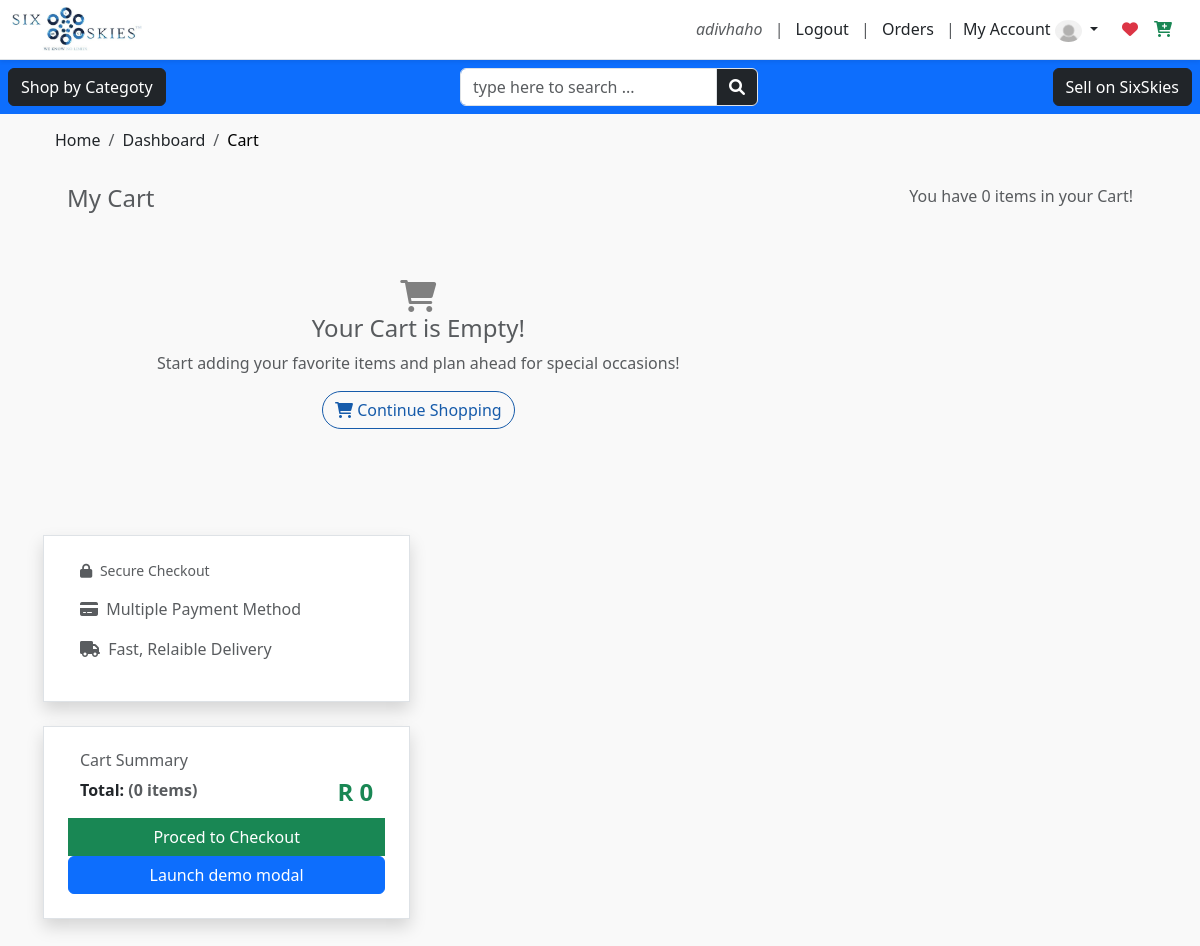
Page /dashboard/cart (signed in) on the earlier database version.
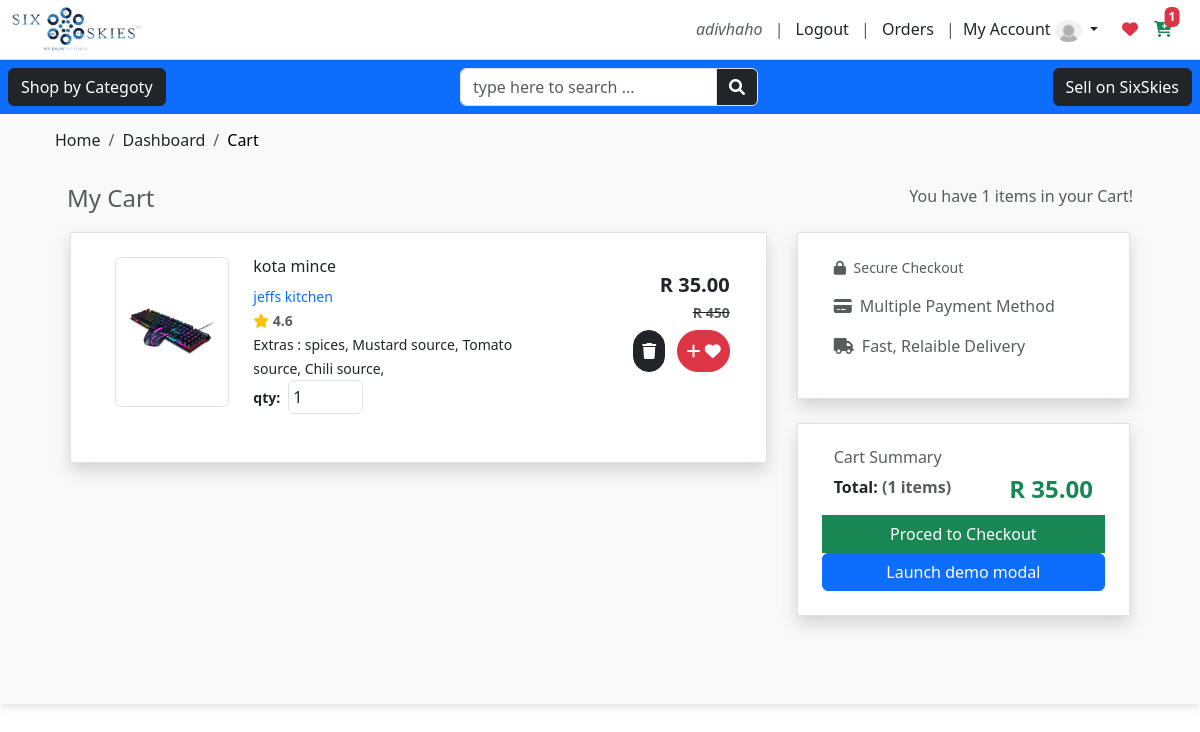
Same page on the later database version.
### user/wrap_models/cart_models.py (models this page shows, shortened)
class Cart(models.Model):
    user = models.ForeignKey(User, on_delete=models.CASCADE)
    product = models.ForeignKey(Product, on_delete=models.CASCADE)
    quantity = models.PositiveIntegerField(default=1)
    added_at = models.DateTimeField(auto_now_add=True)

class CartAddons(models.Model):
    cart = models.ForeignKey(Cart, on_delete=models.CASCADE, related_name="CartAddon")
    addon = models.ForeignKey(Addon, on_delete=models.CASCADE)
    quantity = models.PositiveIntegerField(default=1)

### seller/wrap_models/product_model.py (models this page shows, shortened)
class Product(models.Model):
    CATEGORIES = [
        ('dropship', 'Dropship'),
        ('food', 'Food & Beverages'),
        ('clothing', 'Clothing'),
        ('technology', 'Technology'),
        ('other', 'Other'),
    ]
    STATUS_CHOICES = [
        ('active', 'Active'),
        ('inactive', 'Inactive'),
        ('pending', 'Pending'),
        ('banned', 'banned'),
        ('reected', 'rejected'),
    ]
    business = models.ForeignKey(BusinessInformation, on_delete=models.CASCADE, related_name="products")
    name = models.CharField(max_length=200)
    category = models.CharField(max_length=50, choices=CATEGORIES, default='other')
    price = models.DecimalField(max_digits=10, decimal_places=2)
    quantity = models.PositiveIntegerField()
    description = models.TextField()
    small_description = models.TextField(null=True)
    status = models.CharField(max_length=50, choices=STATUS_CHOICES, default="pending")
    is_flagged = models.BooleanField(default=False)
    sales = models.PositiveIntegerField(default=0)
    timestamp = models.DateTimeField(auto_now_add=True, null=True)

class Addon(models.Model):
    business = models.ForeignKey(BusinessInformation, on_delete=models.CASCADE, related_name="addons")
    name = models.CharField(max_length=225, null=True)
    timestamp = models.DateTimeField(auto_now_add=True, null=True)

### seller/wrap_models/business_model.py (models this page shows, shortened)
class BusinessInformation(models.Model):
    BUSINESS_CATEGORIES = [
        ('dropship', 'Dropship'),
        ('food', 'Food & beverages'),
        ('clothing', 'Clothing'),
        ('technology', 'Technology'),
        ('other', 'Other'),
    ]
    name = models.CharField(max_length=200)
    business_type = models.CharField(max_length=200)
    description = models.TextField()
    registration_number = models.CharField(max_length=200, unique=False)
    category = models.CharField(max_length=50, choices=BUSINESS_CATEGORIES, default='other')
    phone = models.CharField(max_length=20, blank=True, null=False)
    telephone = models.CharField(max_length=20, blank=True, null=True)
    email = models.CharField(max_length=200,unique=False)
    owner = models.ForeignKey(User, on_delete=models.CASCADE, related_name="businesses")
    open_time = models.CharField(max_length=50)
    close_time = models.CharField(max_length=50)
    date_created = models.DateTimeField(auto_now_add=True)
    status = models.CharField(max_length=50, default="pending")
    class Meta:
        verbose_name_plural = "Businesses"

### user/views.py (the view)
# urls.py: path('dashboard/cart', views.cart, name='cart'),
@login_required_custom
def cart(request):
    items = get_cart_items(request.user)
    cart_items = Cart.objects.filter(user=request.user).all()
    price_total = get_cart_total(cart_items)
    return render(request, 'home/cart.html',{'cart_total':price_total,'cart_items':cart_items,'cart_items_count':items})

### user/utils.py (called while the page is built)
def login_required_custom(view_func):
    @wraps(view_func)
    def _wrapped_view(request, *args, **kwargs):
        if request.user.is_authenticated:
            return view_func(request, *args, **kwargs)
        return redirect('signin')  # Redirect to login page if not authenticated
    return _wrapped_view

### user/views.py (called while the page is built)
def get_cart_items(user):
    return Cart.objects.filter(user=user).all().count()

def get_cart_total(cart_items):
    total = 0
    for item in cart_items:
        total += item.product.price
    return total

### user/templates/home/cart.html (shortened to what the changed rows need)
{% extends 'products/shop_base2.html' %}
{% load static %}
{% block content %}
<div class="container m-0 p-0">
    <div class="row pad">
            <div class="col-12 text-center py-2 px-4 d-flex justify-content-between pad">
                <h4 class="text-muted">My Cart</h4>
                <p class="text-muted">You have {{cart_items_count}} items in your Cart!</p>
            </div>
<div class="row d-flex justify-content-between flex-wrap mb-5 mx-0">
    <div class=" col-12 col-lg-8 " style="margin-bottom: 10px;">
      {% if cart_items %}
        {% for cart_item in cart_items %}
            <div class="pad">
               <div class="row p-4 border  shadow d-flex justify-content-between mb-3" style="background-color:white;">
                    <div class="col-12 col-md-9 d-flex justify-content-start mb-2">
                           <div class="border rounded mx-2 " style="width: 150px; height: 150px; overflow: hidden;">
                            <a href="{% url 'view_product' cart_item.product.id %}">
                                <img src="{% static 'images/order2.png' %}" alt="product image" style="width: 100%; height: 100%; object-fit: contain;">
                            </a>
                            </div>
                            <div class="p-3 pt-0">
                                <h6 >{{cart_item.product.name}} </h6>
                                <span class="text-primary small">{{cart_item.product.business.name}} </span><br>
                                <i class="fa fa-star text-warning small"></i><span class="text-muted small fw-bold small" > 4.6</span><br>
                                <span class="text-dark small">Extras : {% for item in cart_item.CartAddon.all %}{{item.addon.name}}, {% endfor %}</span>
                                <span class="text-dark fw-bold d-flex align-items-center small" >qty: <input type="number" min="1"value="{{cart_item.quantity}}" name="qty" id="qty" class="form-control w-25 p-1 mx-2"></span>
                            </div>
                    </div>
                    <div class="col-12 col-md-3 mt-3  price">
                        <div>
                            <div class="d-flex justify-content-end">
                                <h5 class="fw-bold ">R {{cart_item.product.price}}</h5>
                            </div>
                             <div class="d-flex justify-content-end">
                                <del><h6 class="text-muted small fw-bold">R 450</h6></del>
                            </div>
                        </div>
                        <div class="d-flex justify-content-end">
                            <div>
                                    <button class="btn btn-dark rounded-5 p-2 mx-2 " onclick="deleteCart({{cart_item.id}})"><i class="fa fa-trash"></i> </button>
                                    <button class="btn btn-danger rounded-5 p-2 " onclick="addWishlist({{cart_item.product.id}})"><i class="fa fa-plus"></i> <i class="fa fa-heart"></i></button>
                            </div>
                        </div>
                    </div>
                    {% endfor %}
                  {% else %}
                       <div class="col-12 text-center py-5 " >
                            <i class="fa fa-shopping-cart" style="color: gray; font-size: 2rem;"></i>
                            <h4 class="text-muted">Your Cart  is Empty!</h4>
                            <p class="text-muted">Start adding your favorite items and plan ahead for special occasions!</p>
                            <a href="{% url 'home' %}" class="btn btn-outline-primary rounded-pill" style="border-color: #165baa; color: #165baa;">
                                <i class="fas fa-shopping-cart"></i> Continue Shopping
                            </a>
                        </div>
                    {% endif %}
                </div>
            </div>
        </div>
    <div class="col-12 col-lg-4">
        <div class=" checkout">
            <div class="pad">
                 <div class="row p-4 border  shadow " style="background-color:white;">
                    <div class="d-flex justify-content-between flex-wrap">
                        <p class="fw-bold">Total: <span class="text-muted">({{cart_items_count}} items)</span></p>
                        <h4 class="fw-bold text-success">R {{cart_total}}</h4>
                    </div>
                </div>
            </div>
        </div>
    </div>
</div>
</div>
{% endblock content %}

### shop/templates/products/shop_base2.html (shortened to what this page needs)
<!DOCTYPE html>
<html lang="en">
<head>
    {% load static %}
     <link rel="stylesheet" href="{% static 'css/bootstrap.min.css' %}">
      <link rel="stylesheet" href="https://cdnjs.cloudflare.com/ajax/libs/font-awesome/6.0.0-beta3/css/all.min.css">
      <link rel="stylesheet" href="{% static 'authentication/css/message.css' %}">
</head>
<body>
<nav id="navbar" class="navbar navbar-expand-lg navbar-light bg-white shadow-sm">
    <div class="container-fluid">
        <img class="nav-logo" src="{% static '/images/logo.png' %}" alt="Logo"  width="130px"height="auto">
        <div class="d-flex justify-content-end">
            <div class="on-nav">
                <span>
                    <i class="text-muted">{{user.username}}</i>
                </span>
                <span class="text-muted p-2">
                    |
                </span>
                <span>
                    <a href="{% url 'logout'%}" class="text-decoration-none text-dark"> Logout</a>
                </span>
                 <span class="text-muted p-2">
                    |
                </span>
                <span>
                    <a href="{% url 'order_history' %}" class="text-decoration-none text-dark" >Orders</a>
                </span>
                 <span class="text-muted p-2">
                     |
                </span>
            </div>
             <a class="nav-link dropdown-toggle on-nav pe-4" href="#" id="profileDropdown" role="button" data-bs-toggle="dropdown">
                  <span> My Account</span>
                    <img src="{% static 'images/default_profile.png' %}" alt="Profile" class="rounded-circle" height="22" />
            </a>
             <a class="on-nav" href="{% url 'wish_lists' %}">
                <i class="fas fa-heart  text-danger "></i>
            </a>
            <a class="px-3 position-relative" href="{% url 'cart' %}">
    <i class="fas fa-cart-plus text-success"></i>
    {% if cart_items_count > 0 %}
        <span class="badge bg-danger position-absolute top-0 start-95 translate-middle p-1  border-circle">
            {{ cart_items_count }}
        </span>
    {% endif %}
</a>
        </div>
    </div>
</nav>
{% block secend_nav %}
<div class="on-nav">
    <div class=" bg-primary p-2 d-flex justify-content-between w-100" style="position: fixed; z-index: 1200; display: none;">
        <p class=" m-0" >
          <button class="btn btn-dark " type="button" data-bs-toggle="collapse" data-bs-target="#collapseExample" aria-expanded="false" aria-controls="collapseExample">
           Shop by Categoty
          </button>
        </p>
         <form method="POST "  class="forms">
                <div class="input-group flex-nowrap w-100">
                  <input type="text" class="form-control w-100" placeholder="type here to search ..."  aria-label="Username" aria-describedby="addon-wrapping">
                  <span class="input-group-text bg-dark" id="addon-wrapping"><i class="fa fa-search text-white"></i></span>
                </div>
        </form>
        <div class="">
             <a href="{% url 'business' %}" class="btn btn-dark "> Sell on SixSkies</a>
        </div>
 </div>
</div>
{% endblock %}
<div class="container-fluid">
    <div class="row ">
        <div class="col-md-12 content ">
            <div class="inner">
            {% block content %}
            {% endblock content %}
            </div>
        </div>
    </div>
</div>
</body>
</html>

Differences in the rows shown:
added Cart: product.name "kota mince", product.business.name "jeffs kitchen", product.price "35.00"
added CartAddons: addon.name "spices"
added CartAddons: addon.name "Mustard source"
added CartAddons: addon.name "Tomato source"
added CartAddons: addon.name "Chili source"
Other differences:
{{ cart_items_count }}: (not shown) → "1"
{{ cart_items_count }}: "0" → "1"
{{ cart_total }}: "0" → "35.00"
text no longer shown: "Your Cart is Empty! Start adding your favorite items and plan ahead for special occasions! Continue Shopping"
